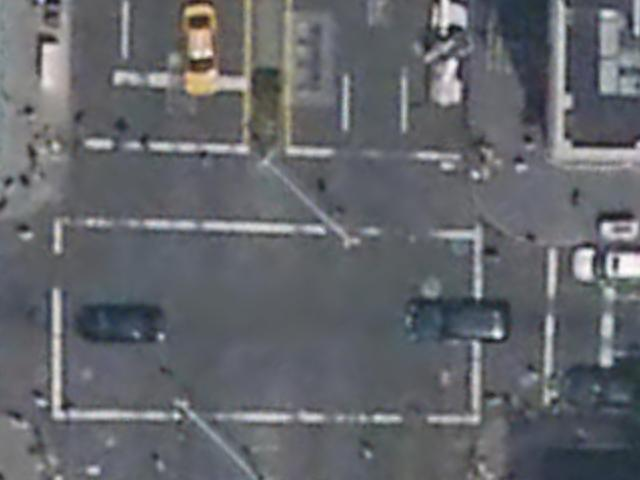
#> input picture ImageData/img_00000.jpg, 640 x 480 px
$ python Medium_Stitching.py
#> lines starting #> are read from the running program, lines starting #| are printed output that depends on the picture
import cv2
import numpy as np
import matplotlib.pyplot as plt

img_ = cv2.imread('ImageData/img_00000.jpg')
#> img_ is the input picture: shape (480, 640, 3); mean B, G, R 107.4, 102.3, 99.9
img1 = cv2.cvtColor(img_,cv2.COLOR_BGR2GRAY)
img = cv2.imread('ImageData/img_00001.jpg')
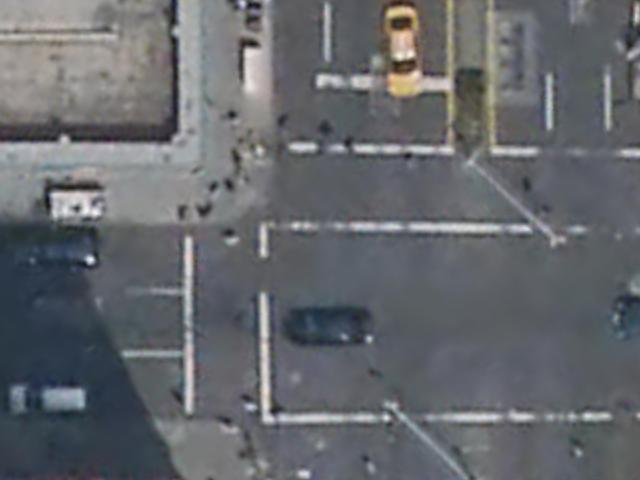
#> input picture ImageData/img_00001.jpg, 640 x 480 px
#> img is the input picture: shape (480, 640, 3); mean B, G, R 108.5, 104, 101.5
img2 = cv2.cvtColor(img,cv2.COLOR_BGR2GRAY)
sift = cv2.xfeatures2d.SIFT_create()
# find the keypoints and descriptors with SIFT
kp1, des1 = sift.detectAndCompute(img1,None)
#> kp1 = 676 keypoints; strongest (x, y, size): (497, 333, 6.7), (452, 65, 7.4), (616, 262, 5.1), (583, 268, 13.4)
kp2, des2 = sift.detectAndCompute(img2,None)
#> kp2 = 589 keypoints; strongest (x, y, size): (90, 260, 5.5), (77, 208, 5), (386, 418, 4.8), (393, 12, 7.8)
bf = cv2.BFMatcher()
matches = bf.knnMatch(des1,des2, k=2)
#> matches = 676 matches
# Apply ratio test
good = []
for m in matches:
    if m[0].distance < 0.5*m[1].distance:
        good.append(m)
        matches = np.asarray(good)
#> after the loop, good = 278 matches
if len(matches[:, 0]) >= 4:
    src = np.float32([kp1[m.queryIdx].pt for m in matches[:, 0]]).reshape(-1, 1, 2)
#> src = 278 rows, first 8: [8.22, 181.5], [13.96, 422.8], [17.54, 416], [23.73, 161.8], [23.79, 227.8], [24.36, 179.9], [24.36, 179.9], [24.38, 425.1]
    dst = np.float32([kp2[m.trainIdx].pt for m in matches[:, 0]]).reshape(-1, 1, 2)
#> dst = 278 rows, first 8: [213, 186.6], [224.1, 428.3], [227, 420.9], [228.2, 166.5], [229.1, 232.6], [229.2, 184.7], [229.2, 184.7], [234.1, 429.8]
    H, masked = cv2.findHomography(src, dst, cv2.RANSAC, 5.0)
#> H = [[1, 0.02, 201], [-0.0176, 1, 5.03], [4.78e-06, 1.09e-06, 1]]; masked = 278 values from 1 to 1
# print H
else:
    raise AssertionError("Can’t find enough keypoints.")

dst = cv2.warpPerspective(img_,H,(img.shape[1] + img_.shape[1], img.shape[0]))
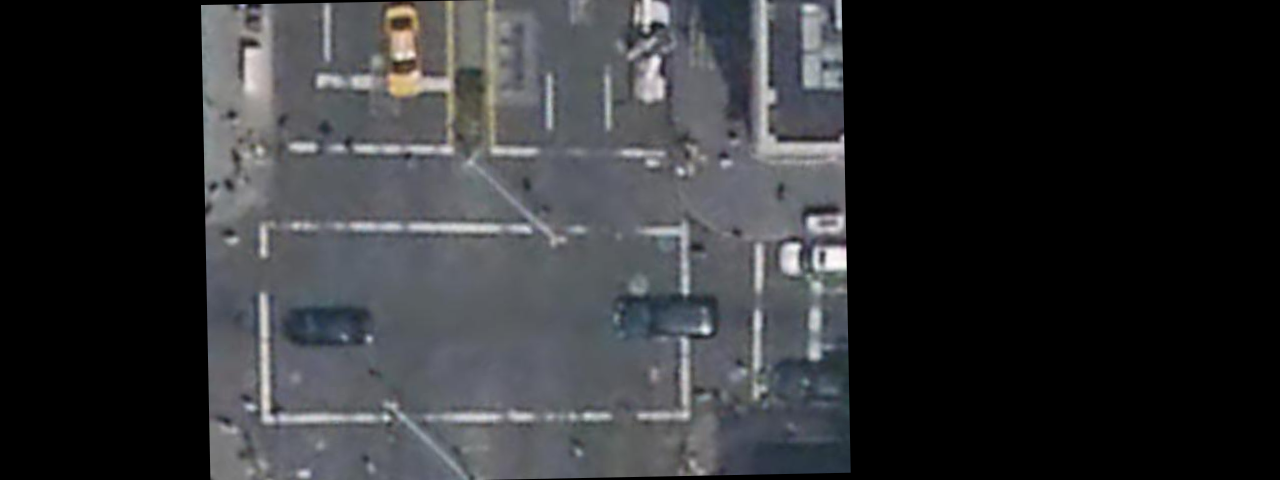
#> dst: shape (480, 1280, 3); mean B, G, R 53.4, 50.9, 49.7
plt.subplot(122),plt.imshow(dst),plt.title('Warped Image')
plt.show()
plt.figure()
dst[0:img.shape[0], 0:img.shape[1]] = img
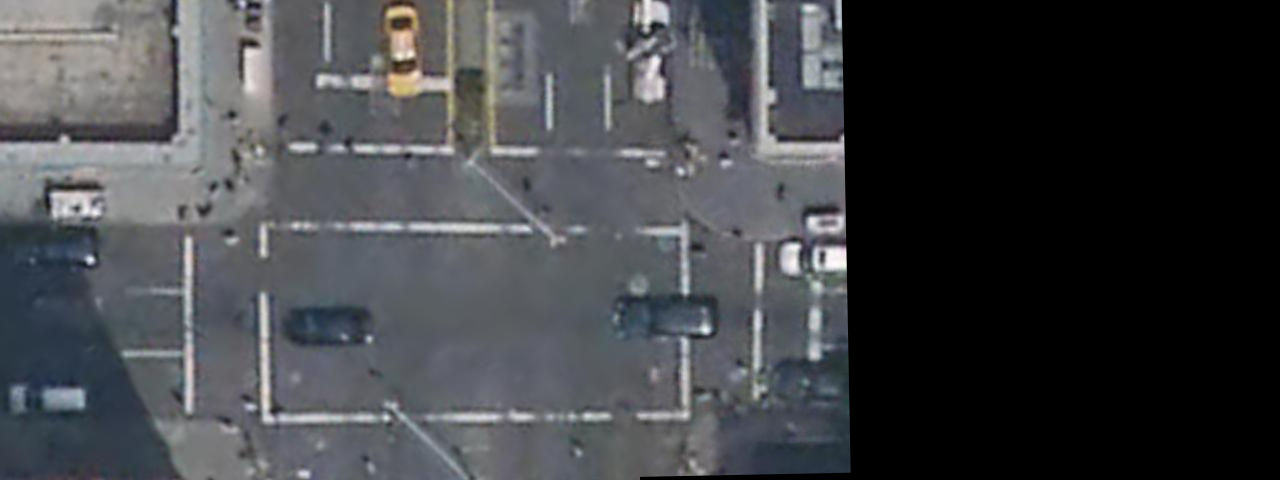
#> dst: shape (480, 1280, 3); mean B, G, R 71.3, 67.9, 66.2
cv2.imwrite('output.jpg',dst)
plt.imshow(dst)
plt.show()
